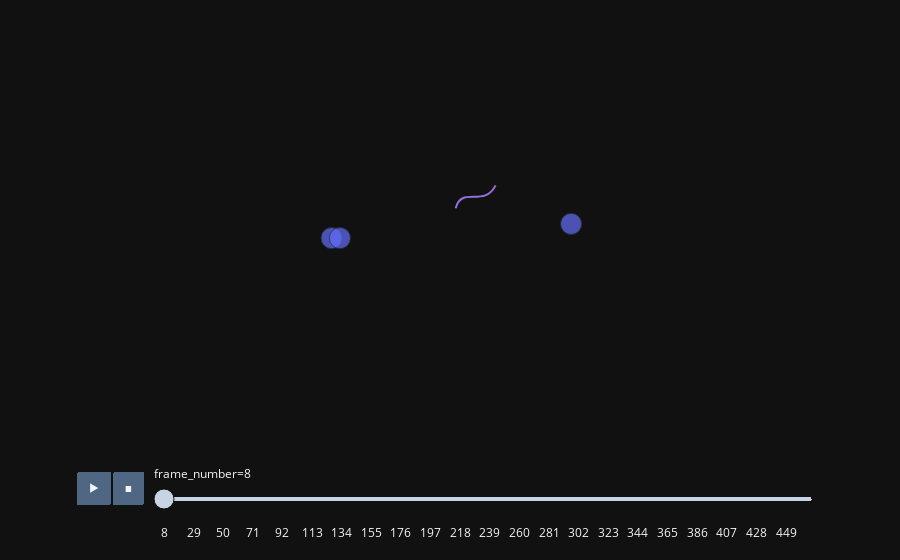

Here is the notebook cell this chart was saved with:
### Code cell
fig = px.scatter(dataframe_to_plot,
                x="position_x",
                y="position_y",
                animation_frame="frame_number",
                animation_group="id",
                #color="tags",
                size="display_size",
                hover_name="id",
                log_x=False,
                log_y=False,
                size_max=15,
                range_x=[-30, 30],
                range_y=[-30, 30],
                template="plotly_dark",

                )

fig.update_yaxes(
        scaleanchor="x",
        scaleratio=1,
    )

fig.layout.updatemenus[0].buttons[0].args[1]["frame"]["duration"] = 1000 / 6

fig.update_yaxes(
            scaleanchor="x",
            scaleratio=1,
        )
fig.update_layout(xaxis=dict(showgrid=False),
                      yaxis=dict(showgrid=False)
                      )
fig.update_layout(yaxis_visible=False, yaxis_showticklabels=False)
fig.update_layout(xaxis_visible=False, xaxis_showticklabels=False)
fig.update_layout(
        shapes=[
            dict(
                type="path",
                path="M 1,4 C 2,8 6,4 8,8",
                line_color="MediumPurple",
            ),

        ]
    )


fig.show()
